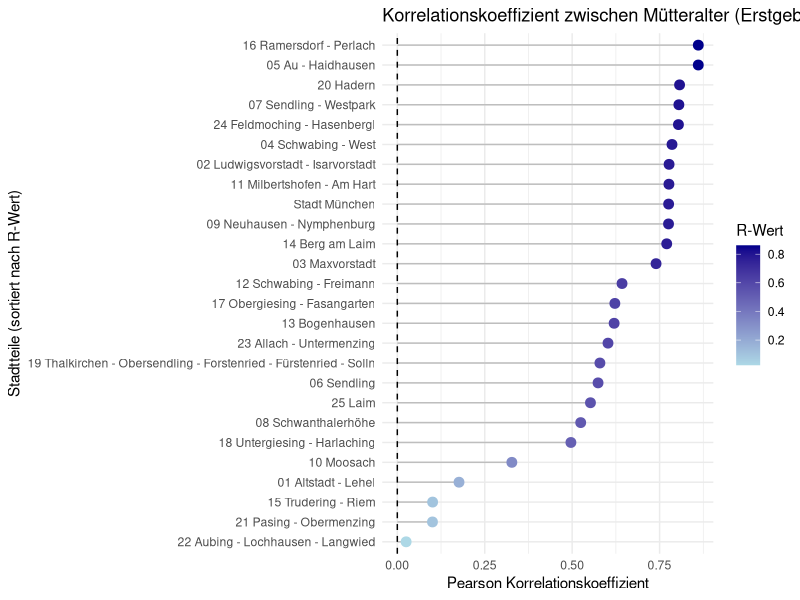
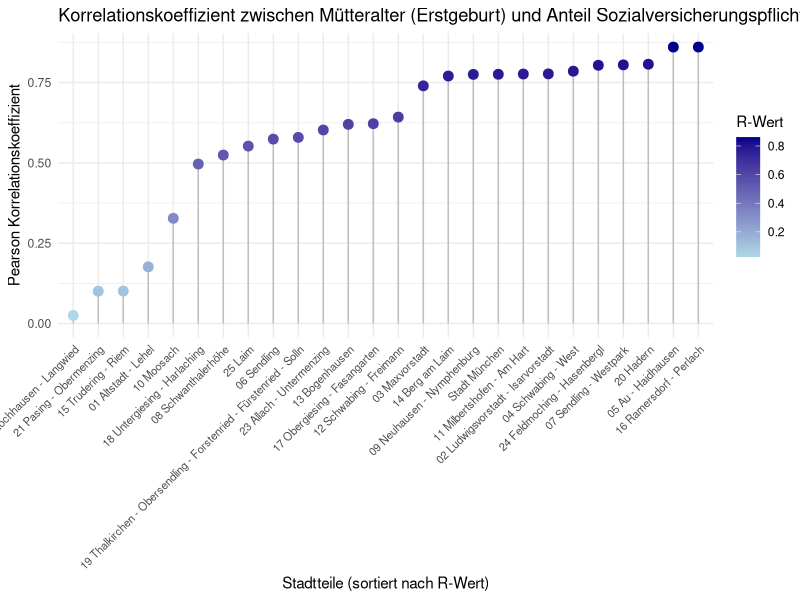

These figures' R source, in order:
install.packages("readxl")
library(readxl)
export_be <- read_excel("data/raw/export_be.xlsx")
be_sheet <- read_excel("data/raw/export_be.xlsx", sheet = "BEVÖLKERUNG")
View(be_sheet)

export_ar <- read_excel("data/raw/export_ar.xlsx")
ar_sheet <- read_excel("data/raw/export_ar.xlsx", sheet = "ARBEITSMARKT")
View(ar_sheet)

install.packages("tidyverse")
library(tidyverse)

install.packages("ggpubr")
library(ggpubr)

all_districts_and_city <- be_sheet %>%
  filter(
    Indikator == "Durchschnittsalter Mütter erstgebärend",
    Ausprägung == "insgesamt"
  ) %>%
  mutate(
    mean_age = `Basiswert 1` / `Basiswert 2`
  )

Sozialversicherungspflichtig_Beschäftigte_anteil_frau <- ar_sheet %>%
  filter(
    Indikator == "Sozialversicherungspflichtig Beschäftigte - Anteil",
    Ausprägung == "weiblich"
  ) %>%
  mutate(
    anteil = 100 * `Basiswert 1` / `Basiswert 2`
  )


korrelations_daten <- inner_join(
  all_districts_and_city, 
  Sozialversicherungspflichtig_Beschäftigte_anteil_frau, 
  by = c("Raumbezug", "Jahr")
)

library(dplyr)
library(broom) 

korrelations_stats <- korrelations_daten %>%
  
  group_by(Raumbezug) %>%
  summarize(
    test_stats = list(broom::tidy(cor.test(mean_age, anteil))),
    .groups = "drop" # .groups="drop" ist gute Praxis
  ) %>%
  unnest(test_stats) %>%
  mutate(bezirk_nr = substr(Raumbezug, 1, 2))


library(ggplot2)


ggplot(korrelations_stats, 
       aes(x = reorder(Raumbezug, estimate), y = estimate)) +
  geom_segment(aes(xend = reorder(Raumbezug, estimate), yend = 0), color = "grey") +
  geom_point(aes(color = estimate), size = 3) + 
  geom_hline(yintercept = 0, linetype = "dashed", color = "black") +
  scale_color_gradient(low = "lightblue", high = "darkblue") +
  coord_flip() +
  labs(
    title = "Korrelationskoeffizient zwischen Mütteralter (Erstgeburt) und Anteil Sozialversicherungspflichtigbeschäftigte Frauen",
    x = "Stadtteile (sortiert nach R-Wert)",
    y = "Pearson Korrelationskoeffizient",
    color = "R-Wert" # (DE) Legenden-Titel
  ) +
  theme_minimal()


#----------------------------------------------------------------------------------------------------------


library(ggplot2)
ggplot(korrelations_stats, 
       aes(x = reorder(Raumbezug, estimate), y = estimate)) +
  geom_segment(aes(x = reorder(Raumbezug, estimate), xend = reorder(Raumbezug, estimate), yend = 0), 
               color = "grey") +
  
  geom_point(aes(color = estimate), size = 3) + 
  geom_vline(xintercept = 0, linetype = "dashed", color = "black") + 
  
  scale_color_gradient(low = "lightblue", high = "darkblue") +
  labs(
    title = "Korrelationskoeffizient zwischen Mütteralter (Erstgeburt) und Anteil Sozialversicherungspflichtigbeschäftigte Frauen",
    x = "Stadtteile (sortiert nach R-Wert)",
    y = "Pearson Korrelationskoeffizient",
    color = "R-Wert"
  ) +
  theme_minimal() +
  theme(axis.text.x = element_text(angle = 45, hjust = 1, size = 8)) 
